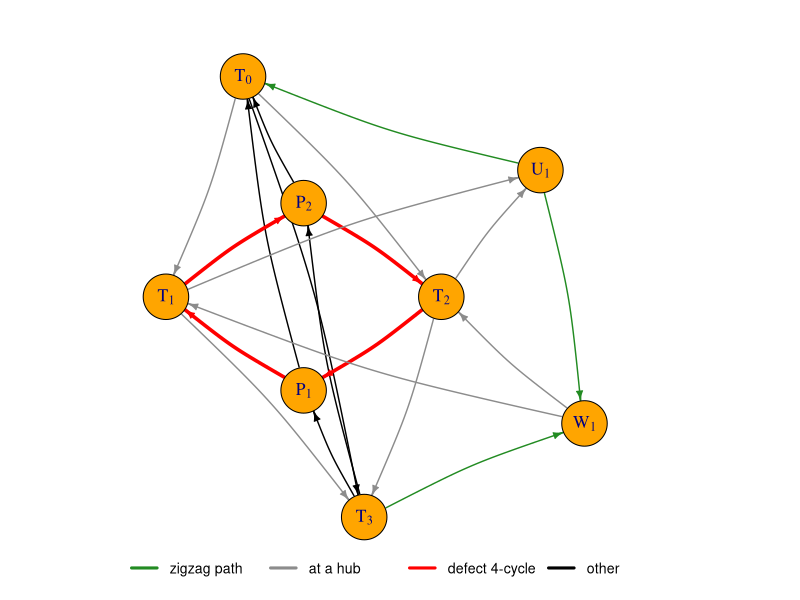
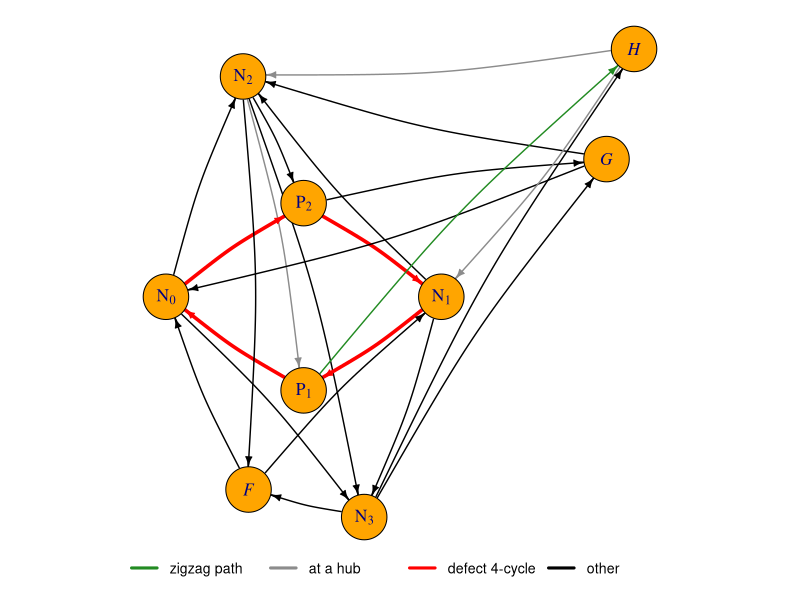
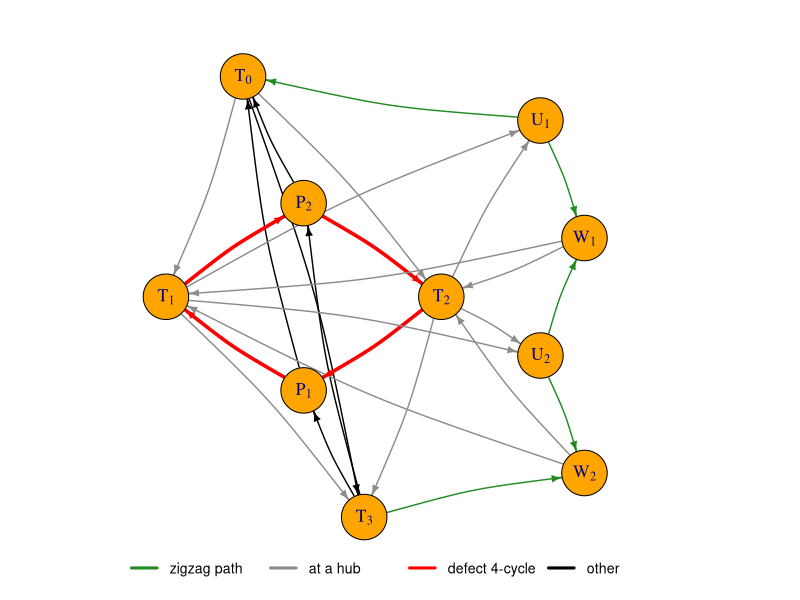
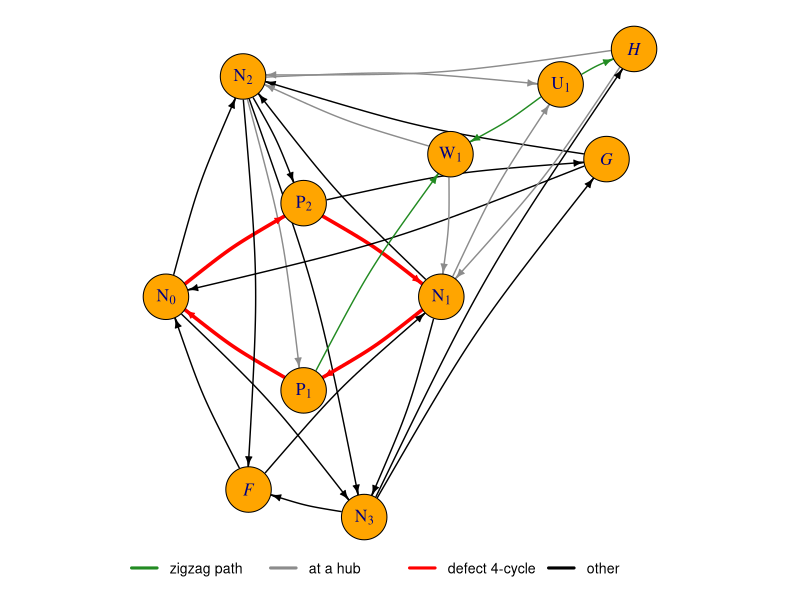

Reproduce these figures in R, in order.
# Figures fig:g8-h9 and fig:family of paper 1: the obstacles G_8, H_9 (Section sec:threshold3) and
# G_10, H_11 (Section sec:family), drawn alike so that the family resemblance shows. All four
# panels share one skeleton: the four core vertices (T_i or N_i) and P_1, P_2 have the same
# coordinates in every panel, so the defect 4-cycle is drawn identically; the zigzag path runs
# down the right-hand side (G_n, from T_0 to T_3) or from P_1 round the right to H (H_n). The
# positions of F, G, H and of the bend were chosen by a search maximising the clearance below. Arcs are coloured
# by the classes of Section sec:family: the zigzag path, the arcs at the two hubs, the defect
# 4-cycle and the other arcs. Writes into the directory it is run from. The arc counts, the
# Eulerian property, the class sizes, and that no arc passes through a vertex other than its
# ends, are checked before plotting.
library(igraph)

familyG = function(k) {  # G_n, n = 6 + 2k
  U = paste0("U", 1:k); W = paste0("W", 1:k)
  rbind(
    data.frame(from = "T0", to = c("T1", "T2", "T3"), class = "core"),
    data.frame(from = c("T1", "T2"), to = "T3", class = "core"),
    data.frame(from = c("T3", "P1", "T3", "P2"), to = c("P1", "T0", "P2", "T0"), class = "port"),
    data.frame(from = c("T1", "P2", "T2", "P1"), to = c("P2", "T2", "P1", "T1"), class = "defect"),
    data.frame(from = rep(c("T1", "T2"), each = k), to = rep(U, 2), class = "block"),
    data.frame(from = rep(W, 2), to = rep(c("T1", "T2"), each = k), class = "block"),
    data.frame(from = "U1", to = "W1", class = "zigzag"),
    if (k >= 2) data.frame(from = rep(paste0("U", 2:k), 2),
                           to = c(paste0("W", 1:(k - 1)), paste0("W", 2:k)), class = "zigzag") else NULL,
    data.frame(from = c("U1", "T3"), to = c("T0", W[k]), class = "terminal"))
}
familyH = function(k) {  # H_n, n = 9 + 2k
  U = if (k >= 1) paste0("U", 1:k) else character(0); W = if (k >= 1) paste0("W", 1:k) else character(0)
  rbind(
    data.frame(from = c("N0", "N0", "N1", "N1", "N2"), to = c("N2", "N3", "N2", "N3", "N3"), class = "core"),
    data.frame(from = c("N2", "N2", "P2"), to = c("P1", "P2", "G"), class = "port"),
    data.frame(from = c("N0", "P2", "N1", "P1"), to = c("P2", "N1", "P1", "N0"), class = "defect"),
    data.frame(from = c("N2", "N3", "F", "F", "N3", "G", "G", "N3", "H", "H"),
               to = c("F", "F", "N0", "N1", "G", "N0", "N2", "H", "N1", "N2"), class = "special"),
    if (k >= 1) data.frame(from = rep(c("N1", "N2"), each = k), to = rep(U, 2), class = "block") else NULL,
    if (k >= 1) data.frame(from = rep(W, 2), to = rep(c("N1", "N2"), each = k), class = "block") else NULL,
    if (k >= 1) data.frame(from = "P1", to = "W1", class = "zigzag") else NULL,
    if (k >= 1) data.frame(from = U, to = W, class = "zigzag") else NULL,
    if (k >= 2) data.frame(from = paste0("U", 1:(k - 1)), to = paste0("W", 2:k), class = "zigzag") else NULL,
    data.frame(from = if (k >= 1) paste0("U", k) else "P1", to = "H", class = "zigzag"))
}

# Section classes: path = zigzag arcs (including the two end arcs); hub = every arc between a hub
# and a vertex of the path; defect = the defect 4-cycle (drawn red even where it meets a hub);
# other = the rest.
sectionClasses = function(arcs, hubs, pathVertices) {
  cl = ifelse(arcs$class %in% c("zigzag", "terminal"), "path",
       ifelse(arcs$class == "defect", "defect",
       ifelse((arcs$from %in% hubs & arcs$to %in% pathVertices) |
              (arcs$to %in% hubs & arcs$from %in% pathVertices), "hub", "other")))
  arcs$class = cl
  arcs
}
col4 = c(path = "forestgreen", hub = "gray55", defect = "red", other = "black")

mkLabels = function(vn) parse(text = ifelse(grepl("[0-9]$", vn),
                              paste0(substr(vn, 1, 1), "[", substr(vn, 2, 3), "]"),
                              paste0("italic(", vn, ")")))


# Shared skeleton. The cores are not isomorphic, so the roles c1..c4 only fix positions: c1, c2
# are the defect 4-cycle's core vertices, c3 and c4 the rest of the core.
roles = list(G = c(T1 = "c1", T2 = "c2", T0 = "c3", T3 = "c4"),
             H = c(N0 = "c1", N1 = "c2", N2 = "c3", N3 = "c4"))
skeleton = rbind(c1 = c(-1.25, 0), c2 = c(1.25, 0), P2 = c(0, 0.85), P1 = c(0, -0.85),
                 c3 = c(-0.55, 2.0), c4 = c(0.55, -2.0))
famCoords = function(fam, k) {
  M = skeleton; inv = setNames(names(roles[[fam]]), roles[[fam]])
  rownames(M) = ifelse(rownames(M) %in% names(inv), inv[rownames(M)], rownames(M))
  if (fam == "H") M = rbind(M, F = c(-0.5, -1.75), G = c(2.75, 1.25), H = c(3.0, 2.25))
  if (k == 0) return(M)
  # the 2k path vertices in path order, alternating sides so the zigzag shows
  pv = as.vector(rbind(paste0(if (fam == "G") "U" else "W", 1:k), paste0(if (fam == "G") "W" else "U", 1:k)))
  side = ifelse(seq_along(pv) %% 2 == 1, 1, -1)
  P = if (fam == "G") {
    cbind(2.35 - 0.2 * side, if (k == 1) c(1.15, -1.15) else seq(1.6, -1.6, length.out = 2 * k))
  } else {
    # along the quadratic Bezier curve from P1 to H with control point bend, strictly inside it
    t = seq(0, 1, length.out = 2 * k + 2)[2:(2 * k + 1)]; bend = c(2.25, 2.75)
    xy = outer((1 - t)^2, M["P1", ]) + outer(2 * t * (1 - t), bend) + outer(t^2, M["H", ])
    cbind(xy[, 1], xy[, 2] + 0.2 * side)
  }
  rownames(P) = pv
  rbind(M, P)
}
# one normalisation for every panel, so the skeleton sits at the same place on each page
allPts = rbind(famCoords("G", 2), famCoords("H", 1))
centre = (apply(allPts, 2, max) + apply(allPts, 2, min)) / 2
halfWidth = 1.08 * max(abs(sweep(allPts, 2, centre)))

vertexSize = 18
vertexRadius = vertexSize / 200          # in the [-1, 1] plot units used with rescale = FALSE
clearance = function(g, L) {
  E = as_edgelist(g, names = FALSE); best = Inf
  for (e in seq_len(nrow(E))) {
    a = L[E[e, 1], ]; d = L[E[e, 2], ] - a
    for (v in setdiff(seq_len(nrow(L)), E[e, ])) {
      t = max(0, min(1, sum((L[v, ] - a) * d) / sum(d * d)))
      best = min(best, sqrt(sum((L[v, ] - a - t * d)^2)))
    }
  }
  best
}

plotMember = function(fam, k, fname) {
  n = if (fam == "G") 6 + 2 * k else 9 + 2 * k
  arcs = if (fam == "G") familyG(k) else familyH(k)
  idx = seq_len(k)
  if (fam == "G") {
    hubs = c("T1", "T2"); pathV = c("T0", "T3", paste0("U", idx), paste0("W", idx))
  } else {
    hubs = c("N1", "N2"); pathV = c("P1", "H", paste0("U", idx), paste0("W", idx))
  }
  a = sectionClasses(arcs, hubs, pathV)
  g = graph_from_data_frame(a[, c("from", "to")], directed = TRUE)
  # H_n: the hub arc N1 -> P1 lies on the defect 4-cycle and is drawn with it
  nHub = 4 * k + 4 - (fam == "H")
  stopifnot(ecount(g) == 3 * n - 4, vcount(g) == n,
            all(degree(g, mode = "in") == degree(g, mode = "out")),
            sum(a$class == "path") == 2 * k + 1, sum(a$class == "defect") == 4,
            sum(a$class == "hub") == nHub)
  L = sweep(famCoords(fam, k)[V(g)$name, ], 2, centre) / halfWidth
  cl = clearance(g, L)
  if (cl <= vertexRadius)
    stop(sprintf("%s: an arc passes through a vertex (clearance %.3f <= radius %.3f)", fname, cl, vertexRadius))
  pdf(fname, width = 6.5, height = 6.5)
  par(mar = c(2.2, 0.5, 0.5, 0.5), xpd = NA)
  plot(g, layout = L, rescale = FALSE, xlim = c(-1, 1), ylim = c(-1, 1), asp = 1,
       vertex.color = "orange", vertex.label = mkLabels(V(g)$name), vertex.label.color = "navy",
       vertex.label.cex = 1.05, vertex.size = vertexSize, edge.color = col4[a$class],
       edge.width = ifelse(a$class == "defect", 3.5, 1.4), edge.arrow.size = 0.5, edge.curved = 0.08)
  legend(x = 0, y = -1.06, xjust = 0.5, yjust = 1, horiz = TRUE,
         legend = c("zigzag path", "at a hub", "defect 4-cycle", "other"),
         col = col4[c("path", "hub", "defect", "other")], lwd = 3, cex = 0.85, bty = "n")
  dev.off()
  cat(sprintf("%s written (clearance %.3f > vertex radius %.3f)\n", fname, cl, vertexRadius))
}

plotMember("G", 1, "ObstacleG8.pdf")
plotMember("H", 0, "ObstacleH9.pdf")
plotMember("G", 2, "ObstacleG10.pdf")
plotMember("H", 1, "ObstacleH11.pdf")
